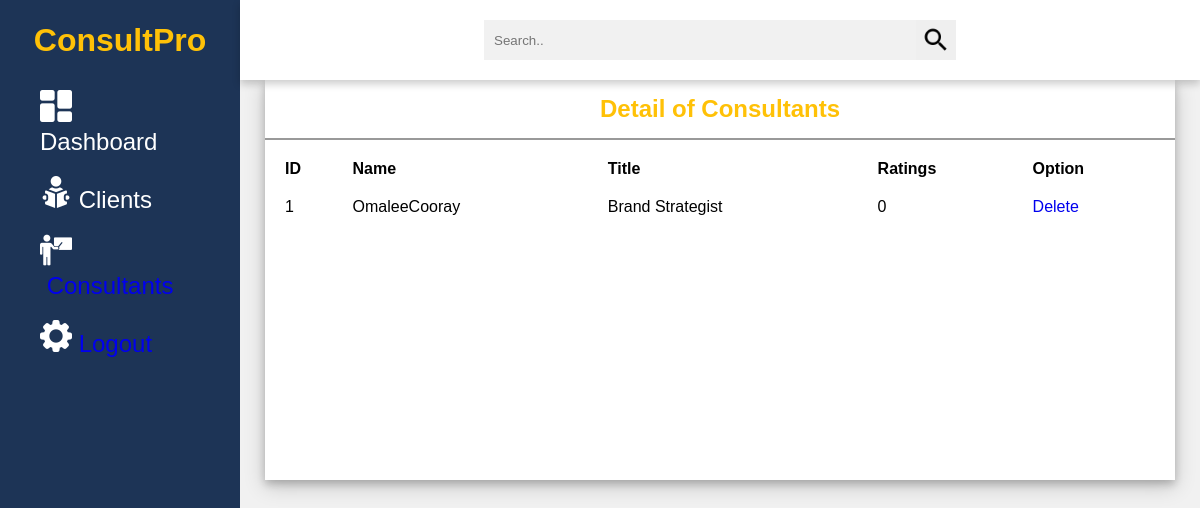
Before: /admin-portal/consultants.php (signed in) with the older database file.
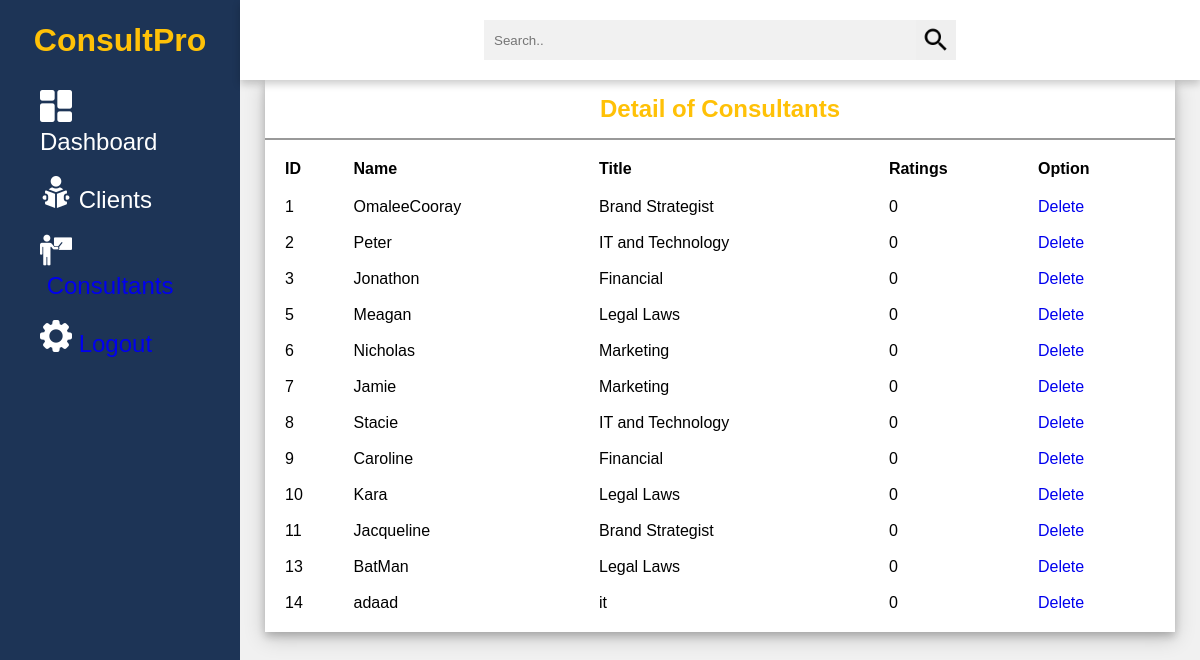
After: the same page with the newer database file.
### tables this page shows
CREATE TABLE `consultants` (
  `consultant_id` int(11) NOT NULL,
  `consultantUsername` varchar(50) NOT NULL,
  `consultantFirstName` varchar(50) NOT NULL,
  `consultantLastName` varchar(50) NOT NULL,
  `consultantEmail` varchar(100) NOT NULL,
  `password` varchar(50) NOT NULL,
  `consultantMobileNo` varchar(10) NOT NULL,
  `image` text NOT NULL,
  `title` varchar(50) NOT NULL,
  `description` longtext NOT NULL,
  `availability` varchar(100) NOT NULL,
  `ratings` float NOT NULL,
  `createdDate` timestamp NOT NULL DEFAULT current_timestamp() ON UPDATE current_timestamp(),
  `isDeleted` int(1) NOT NULL
);

### admin-portal/consultants.php (the view, shortened to what this page needs)
<?php require_once('../connection/dbconnection.php'); ?>
<?php
$consultant_list = "";
$query = "SELECT * FROM consultants
          WHERE
          isDeleted = 0
          ORDER BY
          consultant_id";
$consultants = mysqli_query($connection, $query);
if ($consultants) {
    while ($consultant = mysqli_fetch_assoc($consultants)) {
        $consultant_list .= "<tbody>";
        $consultant_list .= "<tr>";
        $consultant_list .= "<td class=\"text-left\"> {$consultant['consultant_id']} </td>";
        $consultant_list .= "<td class=\"text-left\"> {$consultant['consultantUsername']} </td>";
        $consultant_list .= "<td class=\"text-left\"> {$consultant['title']} </td>";
        $consultant_list .= "<td class=\"text-left\"> {$consultant['ratings']} </td>";
        $consultant_list .= "<td class=\"text-left\"> <a href=\"components/delete_consultant.php?con_id={$consultant['consultant_id']}\" onclick = \"return confirm('Are you sure to delete?');\"> Delete </a> </td>";
        $consultant_list .= "</tr>";
        $consultant_list .= "</tbody>";
    }
} else {
    echo "DB Failed!";
}
?>
<!DOCTYPE html>
<html lang="en">
<head>
    <link rel="stylesheet" href="./css/consultants.css">
</head>
<body>
    <?php require_once('./components/sideMenuAdmin.php'); ?>
    <div class="container">
        <div class="header">
            <div class="nav">
                <div class="search">
                    <input type="text" placeholder="Search..">
                    <button type="submit"><img src="img/search.png" alt=""></button>
                </div>
            </div>
        </div>
        <div class="content">
            <div class="content-2">
                <div class="consultants">
                    <div class="title">
                        <h2>Detail of Consultants</h2>
                    </div>
                    <table>
                        <tr>
                            <th>ID</th>
                            <th>Name</th>
                            <th>Title</th>
                            <th>Ratings</th>
                            <th>Option</th>
                        </tr>
                        <tr>
                            <?php echo $consultant_list; ?>
                        </tr>
                    </table>
                </div>
            </div>
        </div>
</body>
</html>

### admin-portal/components/sideMenuAdmin.php
<div class="side-menu">
    <div class="brand-name">
        <h1>ConsultPro</h1>
    </div>
    <ul>
        <li>
            <a class="client" href="./adminDashboard.php">
                <img src="../../assets/images/admin-side/dashboard (2).png" alt="">&nbsp; <span>Dashboard</span>
            </a>
        </li>
        <li>
            <a class="client" href="./clients.php">
                <img src="../../assets/images/admin-side/reading-book (1).png" alt="">&nbsp;<span>Clients</span>
            </a>
        </li>
        <li>
            <a class="consultant" href="./consultants.php">
                <img src="../../assets/images/admin-side/teacher2.png" alt="">&nbsp;<span>Consultants</span>
            </a>
        </li>
        <li>
            <a class="consultant" href="./components/logout.php">
                <img src="../../assets/images/admin-side/settings.png" alt="">&nbsp;<span>Logout</span>
            </a>
        </li>
    </ul>
</div>

### admin-portal/css/consultants.css (style rules this page uses)
* { margin: 0; padding: 0; box-sizing: border-box; font-family: 'Poppins', sans-serif; }
body { min-height: 100vh; }
a { text-decoration: none; }
li { list-style: none; }
h1, h2 { color: #ffc107; }
.title { display: flex; align-items: center; justify-content: space-around; padding: 15px 10px; border-bottom: 2px solid #999; }
table { padding: 10px; }
th, td { text-align: left; padding: 8px; }
.side-menu { position: fixed; background: #1D3456; width: 20vw; min-height: 100vh; display: flex; flex-direction: column; }
.side-menu .brand-name { height: 10vh; display: flex; align-items: center; justify-content: center; }
.side-menu li { font-size: 24px; padding: 10px 40px; color: white; display: flex; align-items: center; }
.container { position: absolute; right: 0; width: 80vw; height: 100vh; background: #f1f1f1; }
.container .header { position: fixed; top: 0; right: 0; width: 80vw; height: 10vh; background: white; display: flex; align-items: center; justify-content: center; box-shadow: 0 4px 8px 0 rgba(0, 0, 0, 0.2); z-index: 1; }
.container .header .nav { width: 90%; display: flex; align-items: center; }
.container .header .nav .search { flex: 3; display: flex; justify-content: center; }
.container .header .nav .search input[type=text] { border: none; background: #f1f1f1; padding: 10px; width: 50%; }
.container .header .nav .search button { width: 40px; height: 40px; border: none; display: flex; align-items: center; justify-content: center; }
.container .header .nav .search button img { width: 30px; height: 30px; }
.container .content { position: relative; margin-top: 10vh; min-height: 90vh; background: #f1f1f1; }
.container .content .content-2 { min-height: 60vh; display: flex; justify-content: space-around; align-items: flex-start; flex-wrap: wrap; }
.container .content .content-2 .consultants { min-height: 50vh; flex: 5; background: white; margin: 0 25px 25px 25px; box-shadow: 0 4px 8px 0 rgba(0, 0, 0, 0.2), 0 6px 20px 0 rgba(0, 0, 0, 0.19); display: flex; flex-direction: column; }
.container .content .content-2 .consultants { flex: 2; background: white; min-height: 50vh; margin: 0 25px; box-shadow: 0 4px 8px 0 rgba(0, 0, 0, 0.2), 0 6px 20px 0 rgba(0, 0, 0, 0.19); display: flex; flex-direction: column; }
.client { text-decoration: none; color: white; }

Changed rows visible on the page:
added consultants: consultant_id "2", consultantUsername "Peter", title "IT and Technology", ratings "0"
added consultants: consultant_id "3", consultantUsername "Jonathon", title "Financial", ratings "0"
added consultants: consultant_id "5", consultantUsername "Meagan", title "Legal Laws", ratings "0"
added consultants: consultant_id "6", consultantUsername "Nicholas", title "Marketing", ratings "0"
added consultants: consultant_id "7", consultantUsername "Jamie", title "Marketing", ratings "0"
added consultants: consultant_id "8", consultantUsername "Stacie", title "IT and Technology", ratings "0"
added consultants: consultant_id "9", consultantUsername "Caroline", title "Financial", ratings "0"
added consultants: consultant_id "10", consultantUsername "Kara", title "Legal Laws", ratings "0"
added consultants: consultant_id "11", consultantUsername "Jacqueline", title "Brand Strategist", ratings "0"
added consultants: consultant_id "13", consultantUsername "BatMan", title "Legal Laws", ratings "0"
added consultants: consultant_id "14", consultantUsername "adaad", title "it", ratings "0"
